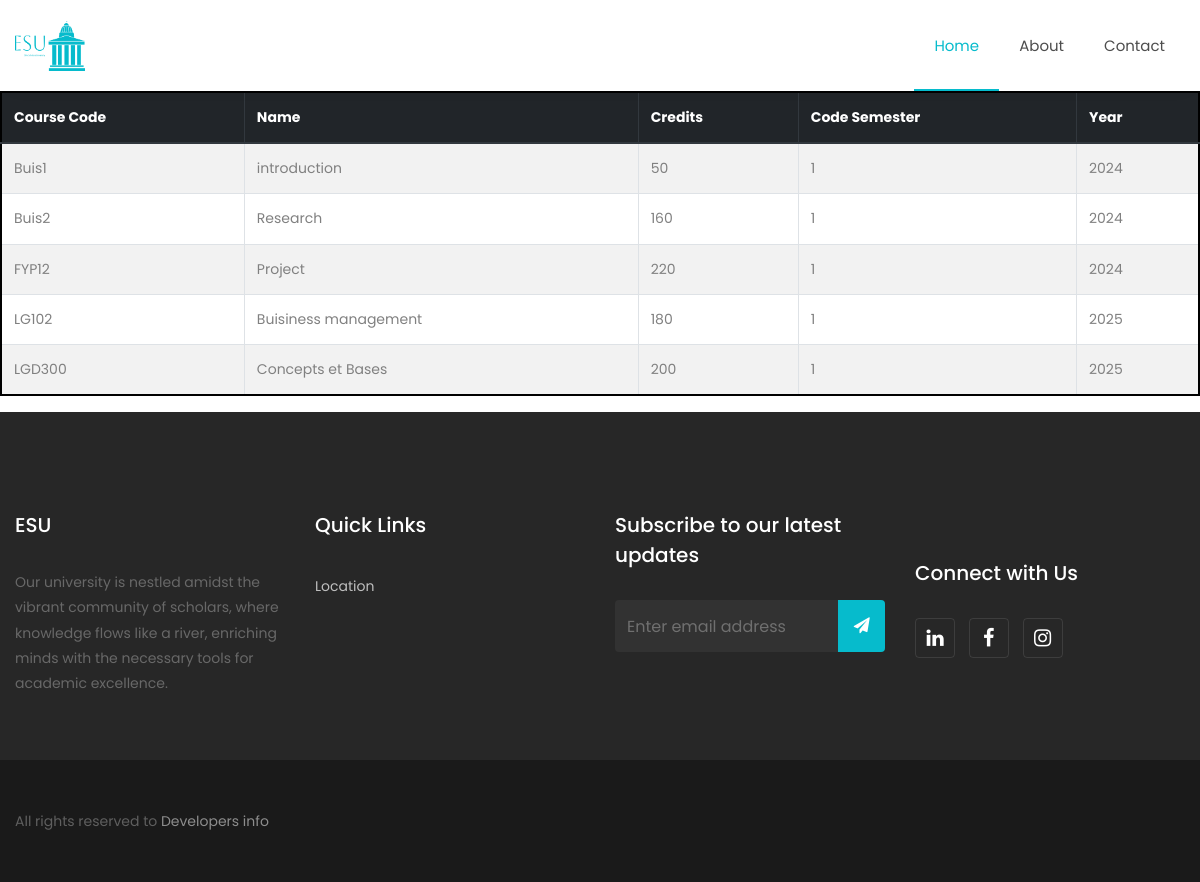
Page /src/HomePage/DisplayDiplomaCourses.php?CodeD=LFP103 on the committed database.
### tables this page shows
CREATE TABLE `course` (
  `CourseCode` varchar(6) NOT NULL,
  `Name` varchar(40) NOT NULL,
  `Credits` int(3) DEFAULT NULL,
  `IDA` int(4) NOT NULL,
  `IDD` int(4) NOT NULL,
  `CodeD` varchar(10) NOT NULL,
  `CodeSemester` varchar(6) NOT NULL,
  `Year` int(4) NOT NULL
);

### src/HomePage/DisplayDiplomaCourses.php (the view, shortened to what this page needs)
<?php include "../../Backend/Connection/connection.php";
$CodeD=$_GET['CodeD'];
?>
<!DOCTYPE html>
<html lang="en">
<head>
  <link rel="stylesheet" href="https://stackpath.bootstrapcdn.com/font-awesome/4.7.0/css/font-awesome.min.css">
  <link rel="stylesheet" href="../../css/animate.css">
  <link rel="stylesheet" href="../../css/owl.carousel.min.css">
  <link rel="stylesheet" href="../../css/owl.theme.default.min.css">
  <link rel="stylesheet" href="../../css/magnific-popup.css">
  <link rel="stylesheet" href="../../css/style.css">
</head>
<body>
  <nav class="navbar navbar-expand-lg navbar-dark ftco_navbar bg-dark ftco-navbar-light" id="ftco-navbar">
    <div class="container">
      <a class="navbar-brand" href="../HomePage/HomePage.php"><img src="../../assets/LogoFolder/ESUWD.png" alt="Logo" width="70px" height="50px"></a>
      <div class="collapse navbar-collapse" id="ftco-nav">
        <ul class="navbar-nav ml-auto">
          <li class="nav-item active"><a href="../HomePage/HomePage.php" class="nav-link">Home</a></li>
          <li class="nav-item dropdown">
          <li class="nav-item"><a href="../About/about.php" class="nav-link">About</a></li>
          <li class="nav-item"><a href="../Contact/contact.php" class="nav-link">Contact</a></li>
        </ul>
      </div>
    </div>
  </nav>
  <div class="table-responsive">
    <table class="table table-striped table-bordered table-hover" style="border: 2px solid black">
      <thead class="thead-dark">
        <tr>
          <th scope="col">Course Code</th>
          <th scope="col">Name</th>
          <th scope="col">Credits</th>
          <th scope="col">Code Semester</th>
          <th scope="col">Year</th>
        </tr>
      </thead>
      <tbody>
        <?php
        $q = "select CourseCode,Name,Credits,CodeSemester,Year
              from course
              where CodeD='$CodeD'";
        $res = $PDO->prepare($q);
        $res->execute();
        while ($row = $res->fetch()) {
          echo "<tr class='coloredRow'>";
          echo "<td>" . $row[0] . "</td>";
          echo "<td>" . $row[1] . "</td>";
          echo "<td>" . $row[2] . "</td>";
          echo "<td>" . $row[3] . "</td>";
          echo "<td>" . $row[4] . "</td>";
          echo "</tr>";
        }
        ?>
      </tbody>
    </table>
    <?php include "../Footer/footer.php"; ?>
</body>
</html>

### src/Footer/footer.php
<footer class="footer">
    <div class="container">
        <div class="row">
            <div class="col-md-6 col-lg-3 mb-md-0 mb-4">
                <h2 class="footer-heading"><a href="#" class="logo">ESU</a></h2>
                <p>Our university is nestled amidst the vibrant community of scholars, where knowledge flows like a river, enriching minds with the necessary tools for academic excellence.</p>
            </div>
            <div class="col-md-6 col-lg-3 mb-md-0 mb-4">
                <h2 class="footer-heading">Quick Links</h2>
                <ul class="list-unstyled">
                    <li><a href="../Contact/contact.php" class="py-1 d-block">Location</a></li>
                </ul>
            </div>
            <div class="col-md-6 col-lg-3 mb-md-0 mb-4">
                <h2 class="footer-heading">Subscribe to our latest updates</h2>
                <form action="../Subscribe/subscribe.php" class="subscribe-form" method="POST">
                    <div class="form-group d-flex">
                        <input type="email" name="Email" class="form-control rounded-left" placeholder="Enter email address">
                        <button type="submit" name="SendMSGbtn" class="form-control submit rounded-right"><span class="sr-only">Submit</span><i class="fa fa-paper-plane"></i></button>
                    </div>
                </form>
            </div>
            <div class="col-md-6 col-lg-3 mb-md-0 mb-4">
                <h2 class="footer-heading mt-5">Connect with Us</h2>
                <ul class="ftco-footer-social p-0">
                    <li><a href="https://www.linkedin.com/" data-toggle="tooltip" data-placement="top" title="linkedin"><span class="fa fa-linkedin"></span></a></li>
                    <li><a href="https://www.facebook.com/" data-toggle="tooltip" data-placement="top" title="Facebook"><span class="fa fa-facebook"></span></a></li>
                    <li><a href="https://www.instagram.com/" data-toggle="tooltip" data-placement="top" title="Instagram"><span class="fa fa-instagram"></span></a></li>
                </ul>
            </div>
        </div>
    </div>
    <div class="w-100 mt-5 border-top py-5">
        <div class="container">
            <div class="row">
                <div class="col-md-6 col-lg-8">
                    <p class="copyright mb-0">
                        All rights reserved to <a href="../DevelopersInfo/DevelopersInfo.php" target="_blank">Developers info</a>
                    </p>
                </div>
            </div>
        </div>
    </div>
</footer>

### rows in the picture
course: CourseCode "Buis1", Name "introduction", Credits "50", CodeSemester "1", Year "2024"
course: CourseCode "Buis2", Name "Research", Credits "160", CodeSemester "1", Year "2024"
course: CourseCode "FYP12", Name "Project", Credits "220", CodeSemester "1", Year "2024"
course: CourseCode "LG102", Name "Buisiness management", Credits "180", CodeSemester "1", Year "2025"
course: CourseCode "LGD300", Name "Concepts et Bases", Credits "200", CodeSemester "1", Year "2025"
